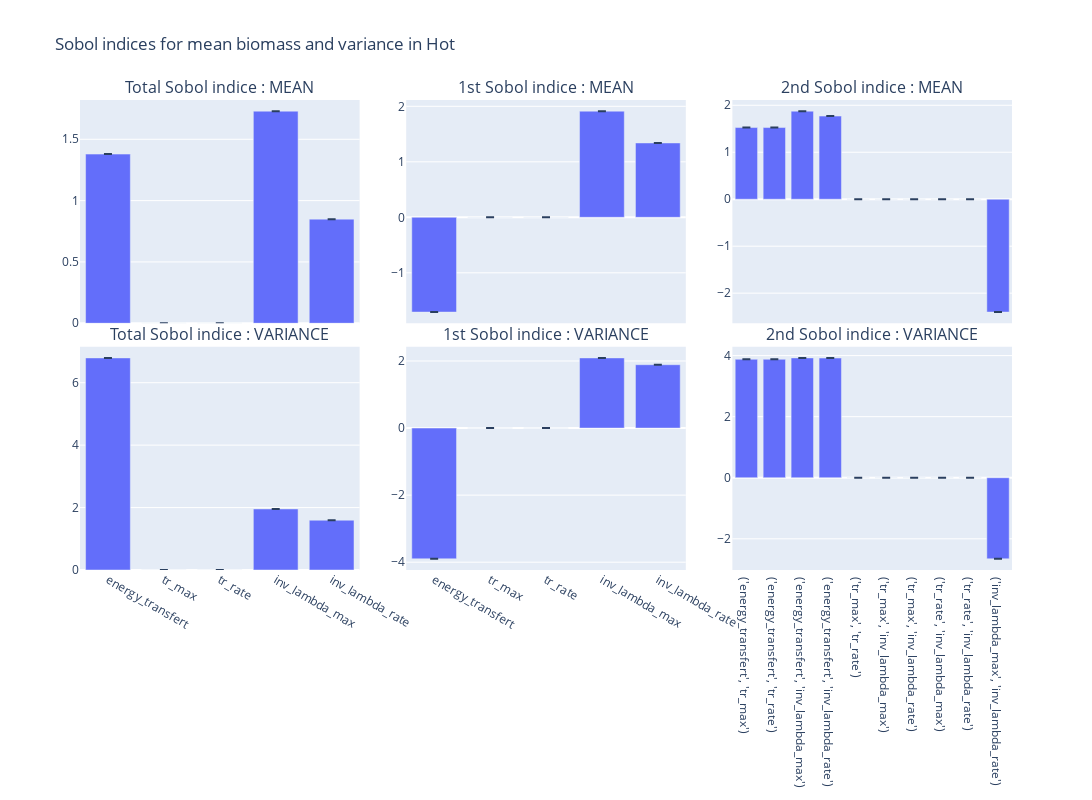

The notebook cell this image was saved under:
### Code cell
final_figure

### Figure 1 — Plotly figure (JSON) as saved in the notebook; plotly's stock layout.template omitted (floating-point values rounded to 4 significant figures)
{"data": [{"alignmentgroup": "True", "error_y": {"array": [1.312e-15, 0, 0, 8.748e-16, 2.187e-16]}, "hovertemplate": "index=%{x}<br>ST=%{y}<extra></extra>", "legendgroup": "", "marker": {"color": "#636efa", "pattern": {"shape": ""}}, "name": "", "offsetgroup": "", "orientation": "v", "showlegend": false, "textposition": "auto", "type": "bar", "x": ["energy_transfert", "tr_max", "tr_rate", "inv_lambda_max", "inv_lambda_rate"], "xaxis": "x", "y": [1.379, 0, 0, 1.729, 0.8489], "yaxis": "y"}, {"alignmentgroup": "True", "error_y": {"array": [0, 0, 0, 8.748e-16, 1.312e-15]}, "hovertemplate": "index=%{x}<br>S1=%{y}<extra></extra>", "legendgroup": "", "marker": {"color": "#636efa", "pattern": {"shape": ""}}, "name": "", "offsetgroup": "", "orientation": "v", "showlegend": false, "textposition": "auto", "type": "bar", "x": ["energy_transfert", "tr_max", "tr_rate", "inv_lambda_max", "inv_lambda_rate"], "xaxis": "x2", "y": [-1.708, 0, 0, 1.912, 1.34], "yaxis": "y2"}, {"alignmentgroup": "True", "error_y": {"array": [8.748e-16, 8.748e-16, 4.374e-16, 0, 0, 0, 0, 0, 0, 0]}, "hovertemplate": "x=%{x}<br>S2=%{y}<extra></extra>", "legendgroup": "", "marker": {"color": "#636efa", "pattern": {"shape": ""}}, "name": "", "offsetgroup": "", "orientation": "v", "showlegend": false, "textposition": "auto", "type": "bar", "x": ["('energy_transfert', 'tr_max')", "('energy_transfert', 'tr_rate')", "('energy_transfert', 'inv_lambda_max')", "('energy_transfert', 'inv_lambda_rate')", "('tr_max', 'tr_rate')", "('tr_max', 'inv_lambda_max')", "('tr_max', 'inv_lambda_rate')", "('tr_rate', 'inv_lambda_max')", "('tr_rate', 'inv_lambda_rate')", "('inv_lambda_max', 'inv_lambda_rate')"], "xaxis": "x3", "y": [1.526, 1.526, 1.875, 1.77, 0, 0, 0, 0, 0, -2.403], "yaxis": "y3"}, {"alignmentgroup": "True", "error_y": {"array": [0, 0, 0, 1.312e-15, 0]}, "hovertemplate": "index=%{x}<br>ST=%{y}<extra></extra>", "legendgroup": "", "marker": {"color": "#636efa", "pattern": {"shape": ""}}, "name": "", "offsetgroup": "", "orientation": "v", "showlegend": false, "textposition": "auto", "type": "bar", "x": ["energy_transfert", "tr_max", "tr_rate", "inv_lambda_max", "inv_lambda_rate"], "xaxis": "x4", "y": [6.795, 0, 0, 1.956, 1.595], "yaxis": "y4"}, {"alignmentgroup": "True", "error_y": {"array": [1.75e-15, 0, 0, 1.75e-15, 4.374e-16]}, "hovertemplate": "index=%{x}<br>S1=%{y}<extra></extra>", "legendgroup": "", "marker": {"color": "#636efa", "pattern": {"shape": ""}}, "name": "", "offsetgroup": "", "orientation": "v", "showlegend": false, "textposition": "auto", "type": "bar", "x": ["energy_transfert", "tr_max", "tr_rate", "inv_lambda_max", "inv_lambda_rate"], "xaxis": "x5", "y": [-3.9, 0, 0, 2.092, 1.889], "yaxis": "y5"}, {"alignmentgroup": "True", "error_y": {"array": [1.75e-15, 1.75e-15, 0, 0, 0, 0, 0, 0, 0, 0]}, "hovertemplate": "x=%{x}<br>S2=%{y}<extra></extra>", "legendgroup": "", "marker": {"color": "#636efa", "pattern": {"shape": ""}}, "name": "", "offsetgroup": "", "orientation": "v", "showlegend": false, "textposition": "auto", "type": "bar", "x": ["('energy_transfert', 'tr_max')", "('energy_transfert', 'tr_rate')", "('energy_transfert', 'inv_lambda_max')", "('energy_transfert', 'inv_lambda_rate')", "('tr_max', 'tr_rate')", "('tr_max', 'inv_lambda_max')", "('tr_max', 'inv_lambda_rate')", "('tr_rate', 'inv_lambda_max')", "('tr_rate', 'inv_lambda_rate')", "('inv_lambda_max', 'inv_lambda_rate')"], "xaxis": "x6", "y": [3.878, 3.878, 3.923, 3.919, 0, 0, 0, 0, 0, -2.656], "yaxis": "y6"}], "layout": {"annotations": [{"font": {"size": 16}, "showarrow": false, "text": "Total Sobol indice : MEAN", "x": 0.15, "xanchor": "center", "xref": "paper", "y": 1, "yanchor": "bottom", "yref": "paper"}, {"font": {"size": 16}, "showarrow": false, "text": "1st Sobol indice : MEAN", "x": 0.5, "xanchor": "center", "xref": "paper", "y": 1, "yanchor": "bottom", "yref": "paper"}, {"font": {"size": 16}, "showarrow": false, "text": "2nd Sobol indice : MEAN", "x": 0.85, "xanchor": "center", "xref": "paper", "y": 1, "yanchor": "bottom", "yref": "paper"}, {"font": {"size": 16}, "showarrow": false, "text": "Total Sobol indice : VARIANCE", "x": 0.15, "xanchor": "center", "xref": "paper", "y": 0.475, "yanchor": "bottom", "yref": "paper"}, {"font": {"size": 16}, "showarrow": false, "text": "1st Sobol indice : VARIANCE", "x": 0.5, "xanchor": "center", "xref": "paper", "y": 0.475, "yanchor": "bottom", "yref": "paper"}, {"font": {"size": 16}, "showarrow": false, "text": "2nd Sobol indice : VARIANCE", "x": 0.85, "xanchor": "center", "xref": "paper", "y": 0.475, "yanchor": "bottom", "yref": "paper"}], "height": 800, "title": {"text": "Sobol indices for mean biomass and variance in Hot"}, "width": 1200, "xaxis": {"anchor": "y", "domain": [0, 0.3], "matches": "x4", "showticklabels": false}, "xaxis2": {"anchor": "y2", "domain": [0.35, 0.65], "matches": "x5", "showticklabels": false}, "xaxis3": {"anchor": "y3", "domain": [0.7, 1], "matches": "x6", "showticklabels": false}, "xaxis4": {"anchor": "y4", "domain": [0, 0.3]}, "xaxis5": {"anchor": "y5", "domain": [0.35, 0.65]}, "xaxis6": {"anchor": "y6", "domain": [0.7, 1]}, "yaxis": {"anchor": "x", "domain": [0.525, 1]}, "yaxis2": {"anchor": "x2", "domain": [0.525, 1]}, "yaxis3": {"anchor": "x3", "domain": [0.525, 1]}, "yaxis4": {"anchor": "x4", "domain": [0, 0.475]}, "yaxis5": {"anchor": "x5", "domain": [0, 0.475]}, "yaxis6": {"anchor": "x6", "domain": [0, 0.475]}}}
